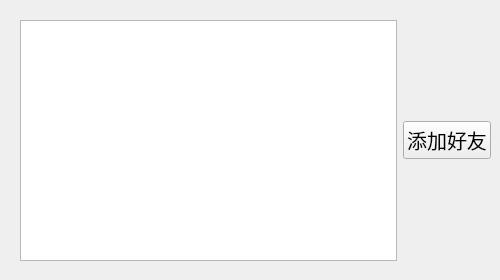
<?xml version="1.0" encoding="UTF-8"?>
<ui version="4.0">
 <class>online</class>
 <widget class="QWidget" name="online">
  <property name="geometry">
   <rect>
    <x>0</x>
    <y>0</y>
    <width>500</width>
    <height>280</height>
   </rect>
  </property>
  <property name="minimumSize">
   <size>
    <width>500</width>
    <height>280</height>
   </size>
  </property>
  <property name="maximumSize">
   <size>
    <width>500</width>
    <height>280</height>
   </size>
  </property>
  <property name="windowTitle">
   <string>Form</string>
  </property>
  <widget class="QWidget" name="layoutWidget">
   <property name="geometry">
    <rect>
     <x>20</x>
     <y>20</y>
     <width>471</width>
     <height>241</height>
    </rect>
   </property>
   <layout class="QHBoxLayout" name="horizontalLayout">
    <item>
     <widget class="QListWidget" name="listWidget"/>
    </item>
    <item>
     <widget class="QPushButton" name="pushButton">
      <property name="font">
       <font>
        <pointsize>15</pointsize>
       </font>
      </property>
      <property name="text">
       <string>添加好友</string>
      </property>
     </widget>
    </item>
   </layout>
  </widget>
 </widget>
 <resources/>
 <connections/>
</ui>
